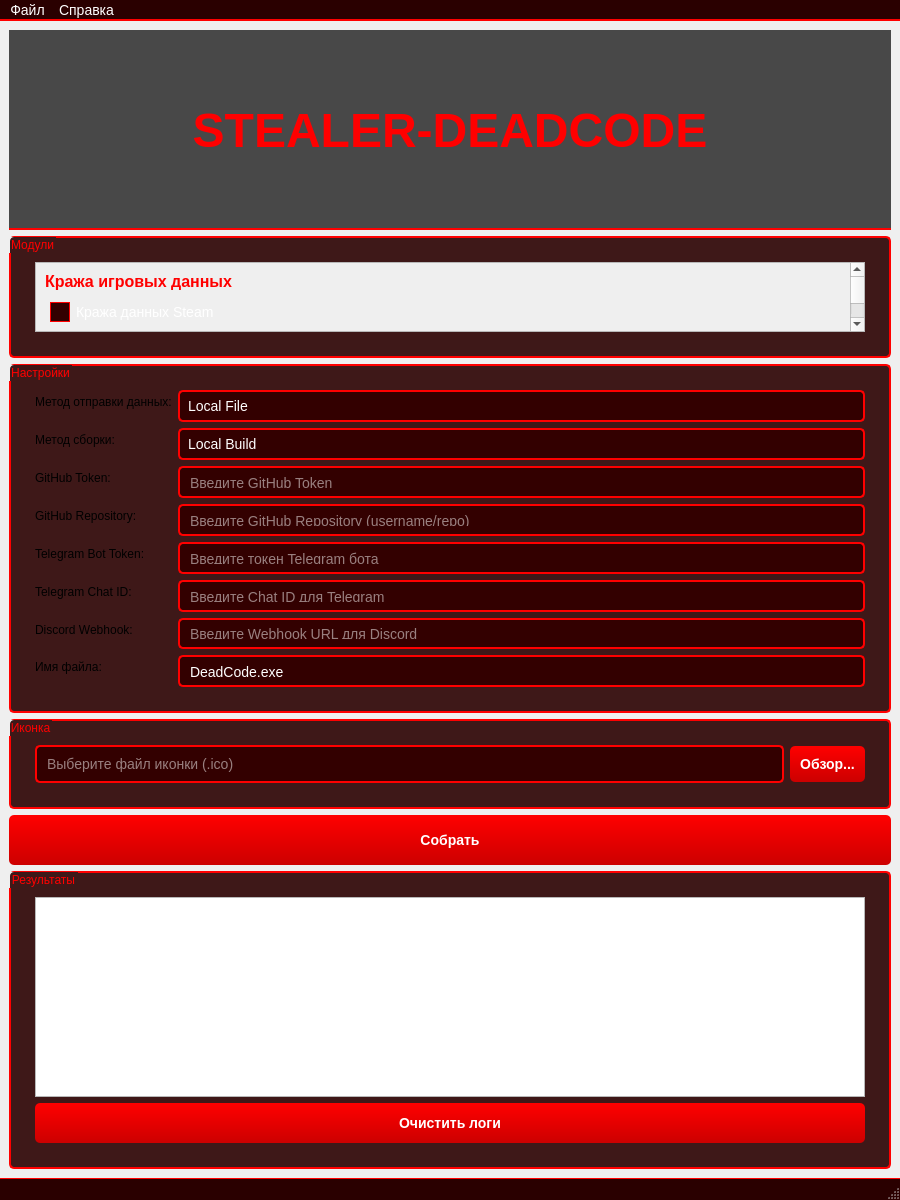
<?xml version="1.0" encoding="UTF-8"?>
<ui version="4.0">
 <class>MainWindow</class>
 <widget class="QMainWindow" name="MainWindow">
  <property name="geometry">
   <rect>
    <x>0</x>
    <y>0</y>
    <width>900</width>
    <height>1200</height>
   </rect>
  </property>
  <property name="minimumSize">
   <size>
    <width>900</width>
    <height>1200</height>
   </size>
  </property>
  <property name="windowTitle">
   <string>Stealer-DeadCode</string>
  </property>
  <property name="styleSheet">
   <string notr="true">
    background: qlineargradient(x1:0, y1:0, x2:0, y2:1, stop:0 #1A0000, stop:1 #330000);
    QTextEdit { font-size: 16px; padding: 8px; color: #FFFFFF; background-color: #2A0000; border: 2px solid #FF0000; border-radius: 5px; }
    QGroupBox { border: 2px solid #FF0000; border-radius: 5px; padding: 15px; background-color: rgba(42, 0, 0, 0.9); color: #FFFFFF; }
    QGroupBox::title { color: #FF0000; font-weight: bold; font-size: 18px; }
    QPushButton { background-color: qlineargradient(x1:0, y1:0, x2:0, y2:1, stop:0 #FF0000, stop:1 #CC0000); color: #FFFFFF; border-radius: 5px; padding: 10px; font-weight: bold; font-size: 14px; }
    QPushButton:hover { background-color: qlineargradient(x1:0, y1:0, x2:0, y2:1, stop:0 #CC0000, stop:1 #990000); }
    QCheckBox { color: #FFFFFF; font-size: 14px; padding: 5px; }
    QCheckBox::indicator { border: 1px solid #FF0000; background-color: #330000; width: 18px; height: 18px; }
    QCheckBox::indicator:checked { background-color: #FF0000; }
    QLineEdit { background-color: #330000; color: #FFFFFF; border: 2px solid #FF0000; border-radius: 5px; padding: 8px; font-size: 14px; }
    QComboBox { background-color: #330000; color: #FFFFFF; border: 2px solid #FF0000; border-radius: 5px; padding: 8px; font-size: 14px; }
    QComboBox::drop-down { border: none; }
    QMenuBar { background-color: #2A0000; color: #FFFFFF; border-bottom: 2px solid #FF0000; font-size: 14px; }
    QMenu { background-color: #2A0000; color: #FFFFFF; border: 1px solid #FF0000; border-radius: 3px; font-size: 14px; }
    QMenu::item:selected { background-color: #FF0000; color: #FFFFFF; }
    QStatusBar { background-color: #2A0000; color: #FFFFFF; border-top: 1px solid #FF0000; font-size: 14px; }
    QLabel#logoLabel { border-bottom: 2px solid #FF0000; background-color: rgba(0, 0, 0, 0.7); text-shadow: 2px 2px 4px #000000; }
    QLabel.sectionLabel { color: #FF0000; font-size: 16px; font-weight: bold; }
   </string>
  </property>

  <!-- Центральный виджет -->
  <widget class="QWidget" name="centralwidget">
   <layout class="QVBoxLayout" name="verticalLayout">
    <!-- Логотип -->
    <item>
     <widget class="QLabel" name="logoLabel">
      <property name="text">
       <string>STEALER-DEADCODE</string>
      </property>
      <property name="alignment">
       <set>Qt::AlignCenter</set>
      </property>
      <property name="minimumSize">
       <size>
        <width>0</width>
        <height>200</height>
       </size>
      </property>
      <property name="maximumSize">
       <size>
        <width>16777215</width>
        <height>200</height>
       </size>
      </property>
      <property name="styleSheet">
       <string notr="true">color: #FF0000; font-size: 48px; font-weight: bold; border-bottom: 2px solid #FF0000; background-color: rgba(0, 0, 0, 0.7); text-shadow: 2px 2px 4px #000000;</string>
      </property>
     </widget>
    </item>

    <!-- Группа модулей -->
    <item>
     <widget class="QGroupBox" name="modulesGroupBox">
      <property name="title">
       <string>Модули</string>
      </property>
      <layout class="QVBoxLayout" name="verticalLayout_2">
       <item>
        <widget class="QScrollArea" name="modulesScrollArea">
         <property name="widgetResizable">
          <bool>true</bool>
         </property>
         <widget class="QWidget" name="scrollAreaWidgetContents">
          <layout class="QVBoxLayout" name="verticalLayout_modules">
           <!-- Секция: Кража игровых данных -->
           <item>
            <widget class="QLabel" name="gamingSectionLabel" native="true">
             <property name="text">
              <string>Кража игровых данных</string>
             </property>
             <property name="styleSheet">
              <string notr="true">color: #FF0000; font-size: 16px; font-weight: bold;</string>
             </property>
            </widget>
           </item>
           <item>
            <widget class="QCheckBox" name="steamCheckBox">
             <property name="text">
              <string>Кража данных Steam</string>
             </property>
             <property name="toolTip">
              <string>Кража данных Steam: учетные данные, сессии, конфигурационные файлы</string>
             </property>
            </widget>
           </item>
           <item>
            <widget class="QCheckBox" name="steamMAFileCheckBox">
             <property name="text">
              <string>Кража MA-файлов Steam</string>
             </property>
             <property name="toolTip">
              <string>Кража MA-файлов Steam: файлы Steam Guard для двухфакторной аутентификации</string>
             </property>
            </widget>
           </item>
           <item>
            <widget class="QCheckBox" name="epicCheckBox">
             <property name="text">
              <string>Кража данных Epic Games</string>
             </property>
             <property name="toolTip">
              <string>Кража данных Epic Games: учетные данные, сессии, кэш</string>
             </property>
            </widget>
           </item>
           <item>
            <widget class="QCheckBox" name="robloxCheckBox">
             <property name="text">
              <string>Кража данных Roblox</string>
             </property>
             <property name="toolTip">
              <string>Кража данных Roblox: куки, токены, игровые данные</string>
             </property>
            </widget>
           </item>
           <item>
            <widget class="QCheckBox" name="battlenetCheckBox">
             <property name="text">
              <string>Кража данных Battle.net</string>
             </property>
             <property name="toolTip">
              <string>Кража данных Battle.net: учетные данные, сессии, email</string>
             </property>
            </widget>
           </item>
           <item>
            <widget class="QCheckBox" name="minecraftCheckBox">
             <property name="text">
              <string>Кража данных Minecraft</string>
             </property>
             <property name="toolTip">
              <string>Кража данных Minecraft: логи, сессии, токены доступа</string>
             </property>
            </widget>
           </item>
           <item>
            <widget class="QCheckBox" name="arizonaRPCheckBox">
             <property name="text">
              <string>Кража данных Arizona RP</string>
             </property>
             <property name="toolTip">
              <string>Кража данных Arizona RP: игровые данные, токены, конфигурации</string>
             </property>
            </widget>
           </item>
           <item>
            <widget class="QCheckBox" name="radmirRPCheckBox">
             <property name="text">
              <string>Кража данных Radmir RP</string>
             </property>
             <property name="toolTip">
              <string>Кража данных Radmir RP: игровые данные, токены, конфигурации</string>
             </property>
            </widget>
           </item>
           <item>
            <spacer name="gamingSpacer">
             <property name="orientation">
              <enum>Qt::Vertical</enum>
             </property>
             <property name="sizeHint" stdset="0">
              <size>
               <width>20</width>
               <height>20</height>
              </size>
             </property>
            </spacer>
           </item>

           <!-- Секция: Кража данных мессенджеров -->
           <item>
            <widget class="QLabel" name="messengersSectionLabel" native="true">
             <property name="text">
              <string>Кража данных мессенджеров</string>
             </property>
             <property name="styleSheet">
              <string notr="true">color: #FF0000; font-size: 16px; font-weight: bold;</string>
             </property>
            </widget>
           </item>
           <item>
            <widget class="QCheckBox" name="discordCheckBox">
             <property name="text">
              <string>Кража токенов Discord</string>
             </property>
             <property name="toolTip">
              <string>Кража токенов Discord: токены авторизации, сессии, WebSocket данные</string>
             </property>
            </widget>
           </item>
           <item>
            <widget class="QCheckBox" name="telegramCheckBox">
             <property name="text">
              <string>Кража данных Telegram</string>
             </property>
             <property name="toolTip">
              <string>Кража данных Telegram: история чатов, сессии</string>
             </property>
            </widget>
           </item>
           <item>
            <widget class="QCheckBox" name="chatHistoryCheckBox">
             <property name="text">
              <string>История чатов</string>
             </property>
             <property name="toolTip">
              <string>Кража истории чатов: Discord, Telegram (сообщения, каналы)</string>
             </property>
            </widget>
           </item>
           <item>
            <spacer name="messengersSpacer">
             <property name="orientation">
              <enum>Qt::Vertical</enum>
             </property>
             <property name="sizeHint" stdset="0">
              <size>
               <width>20</width>
               <height>20</height>
              </size>
             </property>
            </spacer>
           </item>

           <!-- Секция: Кража браузерных данных -->
           <item>
            <widget class="QLabel" name="browserSectionLabel" native="true">
             <property name="text">
              <string>Кража браузерных данных</string>
             </property>
             <property name="styleSheet">
              <string notr="true">color: #FF0000; font-size: 16px; font-weight: bold;</string>
             </property>
            </widget>
           </item>
           <item>
            <widget class="QCheckBox" name="cookiesCheckBox">
             <property name="text">
              <string>Кража куки браузеров</string>
             </property>
             <property name="toolTip">
              <string>Кража куки из браузеров: Chrome</string>
             </property>
            </widget>
           </item>
           <item>
            <widget class="QCheckBox" name="passwordsCheckBox">
             <property name="text">
              <string>Кража паролей браузеров</string>
             </property>
             <property name="toolTip">
              <string>Кража паролей из браузеров: Chrome, Firefox, Edge, Opera</string>
             </property>
            </widget>
           </item>
           <item>
            <spacer name="browserSpacer">
             <property name="orientation">
              <enum>Qt::Vertical</enum>
             </property>
             <property name="sizeHint" stdset="0">
              <size>
               <width>20</width>
               <height>20</height>
              </size>
             </property>
            </spacer>
           </item>

           <!-- Секция: Дополнительные функции -->
           <item>
            <widget class="QLabel" name="additionalSectionLabel" native="true">
             <property name="text">
              <string>Дополнительные функции</string>
             </property>
             <property name="styleSheet">
              <string notr="true">color: #FF0000; font-size: 16px; font-weight: bold;</string>
             </property>
            </widget>
           </item>
           <item>
            <widget class="QCheckBox" name="screenshotCheckBox">
             <property name="text">
              <string>Создание скриншота</string>
             </property>
             <property name="toolTip">
              <string>Создание скриншота рабочего стола пользователя</string>
             </property>
            </widget>
           </item>
           <item>
            <widget class="QCheckBox" name="fileGrabberCheckBox">
             <property name="text">
              <string>Граббер файлов</string>
             </property>
             <property name="toolTip">
              <string>Сбор файлов: .txt, .docx, .pdf, .jpg, .png, .xlsx, .zip и др. (до 5 МБ)</string>
             </property>
            </widget>
           </item>
           <item>
            <widget class="QCheckBox" name="systemInfoCheckBox">
             <property name="text">
              <string>Сбор системной информации</string>
             </property>
             <property name="toolTip">
              <string>Сбор системной информации: имя ПК, пользователь, IP, ОС, процессор, память</string>
             </property>
            </widget>
           </item>
           <item>
            <widget class="QCheckBox" name="socialEngineeringCheckBox">
             <property name="text">
              <string>Данные для социальной инженерии</string>
             </property>
             <property name="toolTip">
              <string>Сбор данных для социальной инженерии: буфер обмена, email, фейковые окна</string>
             </property>
            </widget>
           </item>
           <item>
            <spacer name="additionalSpacer">
             <property name="orientation">
              <enum>Qt::Vertical</enum>
             </property>
             <property name="sizeHint" stdset="0">
              <size>
               <width>20</width>
               <height>20</height>
              </size>
             </property>
            </spacer>
           </item>

           <!-- Секция: Защита и скрытность -->
           <item>
            <widget class="QLabel" name="stealthSectionLabel" native="true">
             <property name="text">
              <string>Защита и скрытность</string>
             </property>
             <property name="styleSheet">
              <string notr="true">color: #FF0000; font-size: 16px; font-weight: bold;</string>
             </property>
            </widget>
           </item>
           <item>
            <widget class="QCheckBox" name="antiVMCheckBox">
             <property name="text">
              <string>Защита от виртуальных машин (Anti-VM)</string>
             </property>
             <property name="toolTip">
              <string>Проверка на запуск в виртуальной машине и завершение работы</string>
             </property>
            </widget>
           </item>
           <item>
            <widget class="QCheckBox" name="fakeErrorCheckBox">
             <property name="text">
              <string>Фейковая ошибка</string>
             </property>
             <property name="toolTip">
              <string>Показывает фейковое сообщение об ошибке для маскировки</string>
             </property>
            </widget>
           </item>
           <item>
            <widget class="QCheckBox" name="silentCheckBox">
             <property name="text">
              <string>Тихий режим (без уведомлений)</string>
             </property>
             <property name="toolTip">
              <string>Запуск программы без отображения интерфейса и уведомлений</string>
             </property>
            </widget>
           </item>
           <item>
            <widget class="QCheckBox" name="autoStartCheckBox">
             <property name="text">
              <string>Автозапуск</string>
             </property>
             <property name="toolTip">
              <string>Добавление программы в автозапуск системы</string>
             </property>
            </widget>
           </item>
           <item>
            <widget class="QCheckBox" name="persistCheckBox">
             <property name="text">
              <string>Персистентность</string>
             </property>
             <property name="toolTip">
              <string>Обеспечение персистентности: программа сохраняется в системе после перезагрузки</string>
             </property>
            </widget>
           </item>
           <item>
            <widget class="QCheckBox" name="selfDestructCheckBox">
             <property name="text">
              <string>Самоуничтожение</string>
             </property>
             <property name="toolTip">
              <string>Удаление программы после выполнения (через batch-файл)</string>
             </property>
            </widget>
           </item>
           <item>
            <spacer name="verticalSpacer">
             <property name="orientation">
              <enum>Qt::Vertical</enum>
             </property>
             <property name="sizeType">
              <enum>QSizePolicy::Expanding</enum>
             </property>
             <property name="sizeHint" stdset="0">
              <size>
               <width>20</width>
               <height>40</height>
              </size>
             </property>
            </spacer>
           </item>
          </layout>
         </widget>
        </widget>
       </item>
      </layout>
     </widget>
    </item>

    <!-- Группа настроек -->
    <item>
     <widget class="QGroupBox" name="settingsGroupBox">
      <property name="title">
       <string>Настройки</string>
      </property>
      <layout class="QFormLayout" name="formLayout">
       <item row="0" column="0">
        <widget class="QLabel" name="sendMethodLabel">
         <property name="text">
          <string>Метод отправки данных:</string>
         </property>
         <property name="toolTip">
          <string>Выберите способ отправки собранных данных</string>
         </property>
        </widget>
       </item>
       <item row="0" column="1">
        <widget class="QComboBox" name="sendMethodComboBox">
         <item>
          <property name="text">
           <string>Local File</string>
          </property>
         </item>
         <item>
          <property name="text">
           <string>Telegram</string>
          </property>
         </item>
         <item>
          <property name="text">
           <string>Discord</string>
          </property>
         </item>
         <property name="currentText">
          <string>Local File</string>
         </property>
         <property name="toolTip">
          <string>Local File: сохранение на диск, Telegram: через бота, Discord: через вебхук</string>
         </property>
        </widget>
       </item>
       <item row="1" column="0">
        <widget class="QLabel" name="buildMethodLabel">
         <property name="text">
          <string>Метод сборки:</string>
         </property>
         <property name="toolTip">
          <string>Выберите способ сборки программы</string>
         </property>
        </widget>
       </item>
       <item row="1" column="1">
        <widget class="QComboBox" name="buildMethodComboBox">
         <item>
          <property name="text">
           <string>Local Build</string>
          </property>
         </item>
         <item>
          <property name="text">
           <string>GitHub Actions</string>
          </property>
         </item>
         <property name="currentText">
          <string>Local Build</string>
         </property>
         <property name="toolTip">
          <string>Local Build: локальная сборка, GitHub Actions: через CI/CD</string>
         </property>
        </widget>
       </item>
       <item row="2" column="0">
        <widget class="QLabel" name="githubTokenLabel">
         <property name="text">
          <string>GitHub Token:</string>
         </property>
         <property name="toolTip">
          <string>Токен для доступа к GitHub API</string>
         </property>
        </widget>
       </item>
       <item row="2" column="1">
        <widget class="QLineEdit" name="githubTokenLineEdit">
         <property name="placeholderText">
          <string>Введите GitHub Token</string>
         </property>
         <property name="toolTip">
          <string>Токен для GitHub Actions (оставьте пустым для локальной сборки)</string>
         </property>
        </widget>
       </item>
       <item row="3" column="0">
        <widget class="QLabel" name="githubRepoLabel">
         <property name="text">
          <string>GitHub Repository:</string>
         </property>
         <property name="toolTip">
          <string>Репозиторий для сборки через GitHub Actions</string>
         </property>
        </widget>
       </item>
       <item row="3" column="1">
        <widget class="QLineEdit" name="githubRepoLineEdit">
         <property name="placeholderText">
          <string>Введите GitHub Repository (username/repo)</string>
         </property>
         <property name="toolTip">
          <string>Репозиторий в формате username/repo (оставьте пустым для локальной сборки)</string>
         </property>
        </widget>
       </item>
       <item row="4" column="0">
        <widget class="QLabel" name="telegramTokenLabel">
         <property name="text">
          <string>Telegram Bot Token:</string>
         </property>
         <property name="toolTip">
          <string>Токен для отправки данных через Telegram</string>
         </property>
        </widget>
       </item>
       <item row="4" column="1">
        <widget class="QLineEdit" name="tokenLineEdit">
         <property name="placeholderText">
          <string>Введите токен Telegram бота</string>
         </property>
         <property name="toolTip">
          <string>Токен бота Telegram для отправки украденных данных</string>
         </property>
        </widget>
       </item>
       <item row="5" column="0">
        <widget class="QLabel" name="telegramChatIdLabel">
         <property name="text">
          <string>Telegram Chat ID:</string>
         </property>
         <property name="toolTip">
          <string>ID чата для отправки данных в Telegram</string>
         </property>
        </widget>
       </item>
       <item row="5" column="1">
        <widget class="QLineEdit" name="chatIdLineEdit">
         <property name="placeholderText">
          <string>Введите Chat ID для Telegram</string>
         </property>
         <property name="toolTip">
          <string>ID чата Telegram для получения данных</string>
         </property>
        </widget>
       </item>
       <item row="6" column="0">
        <widget class="QLabel" name="discordWebhookLabel">
         <property name="text">
          <string>Discord Webhook:</string>
         </property>
         <property name="toolTip">
          <string>URL вебхука для отправки данных в Discord</string>
         </property>
        </widget>
       </item>
       <item row="6" column="1">
        <widget class="QLineEdit" name="discordWebhookLineEdit">
         <property name="placeholderText">
          <string>Введите Webhook URL для Discord</string>
         </property>
         <property name="toolTip">
          <string>URL вебхука Discord для отправки украденных данных</string>
         </property>
        </widget>
       </item>
       <item row="7" column="0">
        <widget class="QLabel" name="fileNameLabel">
         <property name="text">
          <string>Имя файла:</string>
         </property>
         <property name="toolTip">
          <string>Имя выходного исполняемого файла</string>
         </property>
        </widget>
       </item>
       <item row="7" column="1">
        <widget class="QLineEdit" name="fileNameLineEdit">
         <property name="text">
          <string>DeadCode.exe</string>
         </property>
         <property name="placeholderText">
          <string>Введите имя выходного файла</string>
         </property>
         <property name="toolTip">
          <string>Имя выходного файла (по умолчанию: DeadCode.exe)</string>
         </property>
        </widget>
       </item>
      </layout>
     </widget>
    </item>

    <!-- Группа иконки -->
    <item>
     <widget class="QGroupBox" name="iconGroupBox">
      <property name="title">
       <string>Иконка</string>
      </property>
      <layout class="QHBoxLayout" name="horizontalLayout">
       <item>
        <widget class="QLineEdit" name="iconPathLineEdit">
         <property name="readOnly">
          <bool>true</bool>
         </property>
         <property name="placeholderText">
          <string>Выберите файл иконки (.ico)</string>
         </property>
         <property name="toolTip">
          <string>Путь к файлу иконки (.ico) для исполняемого файла</string>
         </property>
        </widget>
       </item>
       <item>
        <widget class="QPushButton" name="iconBrowseButton">
         <property name="text">
          <string>Обзор...</string>
         </property>
         <property name="toolTip">
          <string>Выбрать файл иконки (.ico)</string>
         </property>
         <property name="icon">
          <iconset theme="document-open"/>
         </property>
        </widget>
       </item>
      </layout>
     </widget>
    </item>

    <!-- Кнопка сборки -->
    <item>
     <widget class="QPushButton" name="buildButton">
      <property name="text">
       <string>Собрать</string>
      </property>
      <property name="toolTip">
       <string>Собрать программу с выбранными настройками</string>
      </property>
      <property name="icon">
       <iconset theme="system-run"/>
      </property>
      <property name="minimumSize">
       <size>
        <width>150</width>
        <height>50</height>
       </size>
      </property>
     </widget>
    </item>

    <!-- Группа результатов -->
    <item>
     <widget class="QGroupBox" name="outputGroupBox">
      <property name="title">
       <string>Результаты</string>
      </property>
      <layout class="QVBoxLayout" name="verticalLayout_3">
       <item>
        <widget class="QTextEdit" name="textEdit">
         <property name="sizePolicy">
          <sizepolicy hsizetype="Expanding" vsizetype="Expanding">
           <horstretch>0</horstretch>
           <verstretch>0</verstretch>
          </sizepolicy>
         </property>
         <property name="minimumSize">
          <size>
           <width>0</width>
           <height>200</height>
          </size>
         </property>
         <property name="readOnly">
          <bool>true</bool>
         </property>
         <property name="toolTip">
          <string>Лог выполнения: результаты сборки, ошибки и статус</string>
         </property>
        </widget>
       </item>
       <item>
        <widget class="QPushButton" name="clearLogsButton">
         <property name="text">
          <string>Очистить логи</string>
         </property>
         <property name="toolTip">
          <string>Очистить содержимое логов</string>
         </property>
         <property name="icon">
          <iconset theme="edit-clear"/>
         </property>
         <property name="minimumSize">
          <size>
           <width>150</width>
           <height>40</height>
          </size>
         </property>
        </widget>
       </item>
      </layout>
     </widget>
    </item>
   </layout>
  </widget>

  <!-- Меню -->
  <widget class="QMenuBar" name="menubar">
   <property name="geometry">
    <rect>
     <x>0</x>
     <y>0</y>
     <width>900</width>
     <height>25</height>
    </rect>
   </property>
   <widget class="QMenu" name="menuFile">
    <property name="title">
     <string>Файл</string>
    </property>
    <addaction name="actionSaveConfig"/>
    <addaction name="actionLoadConfig"/>
    <addaction name="actionExportLogs"/>
    <addaction name="actionExit"/>
   </widget>
   <widget class="QMenu" name="menuHelp">
    <property name="title">
     <string>Справка</string>
    </property>
    <addaction name="actionAbout"/>
   </widget>
   <addaction name="menuFile"/>
   <addaction name="menuHelp"/>
  </widget>

  <!-- Строка состояния -->
  <widget class="QStatusBar" name="statusbar">
   <property name="sizeGripEnabled">
    <bool>true</bool>
   </property>
  </widget>

  <!-- Действия -->
  <action name="actionSaveConfig">
   <property name="text">
    <string>Сохранить конфигурацию</string>
   </property>
   <property name="icon">
    <iconset theme="document-save"/>
   </property>
   <property name="toolTip">
    <string>Сохранить текущую конфигурацию в файл</string>
   </property>
  </action>
  <action name="actionLoadConfig">
   <property name="text">
    <string>Загрузить конфигурацию</string>
   </property>
   <property name="icon">
    <iconset theme="document-open"/>
   </property>
   <property name="toolTip">
    <string>Загрузить конфигурацию из файла</string>
   </property>
  </action>
  <action name="actionExportLogs">
   <property name="text">
    <string>Экспорт логов</string>
   </property>
   <property name="icon">
    <iconset theme="document-export"/>
   </property>
   <property name="toolTip">
    <string>Экспортировать лог выполнения в текстовый файл</string>
   </property>
  </action>
  <action name="actionExit">
   <property name="text">
    <string>Выход</string>
   </property>
   <property name="icon">
    <iconset theme="application-exit"/>
   </property>
   <property name="toolTip">
    <string>Закрыть программу</string>
   </property>
  </action>
  <action name="actionAbout">
   <property name="text">
    <string>О программе</string>
   </property>
   <property name="icon">
    <iconset theme="help-about"/>
   </property>
   <property name="toolTip">
    <string>Показать информацию о программе</string>
   </property>
  </action>
 </widget>
 <resources/>
</ui>
